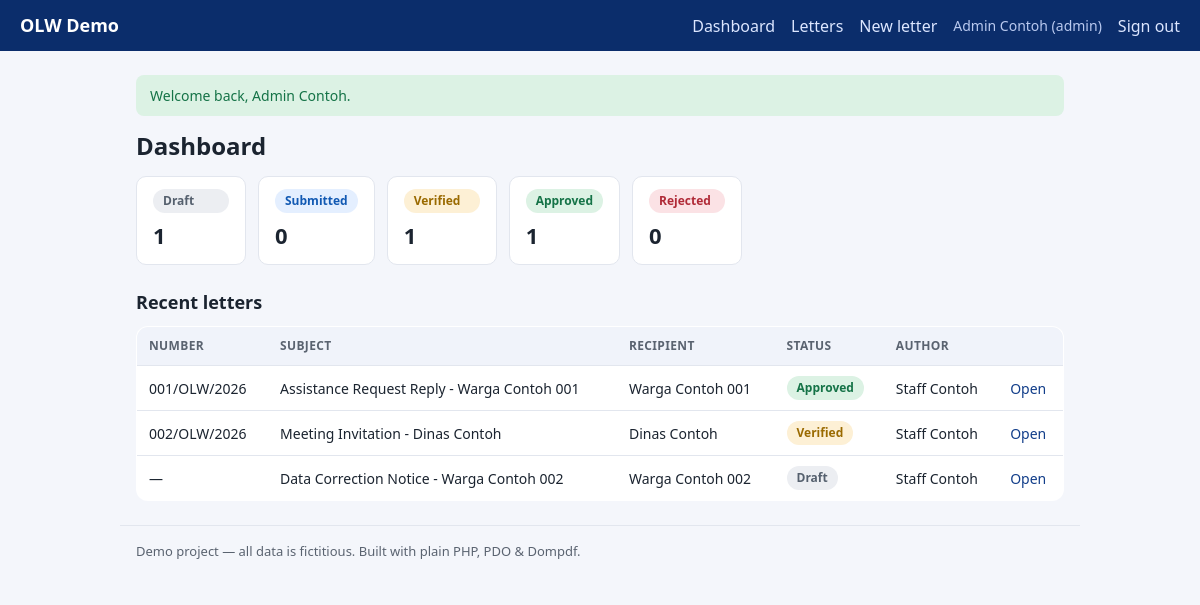
The page / (signed in) on the database its author committed.
### tables this page shows
CREATE TABLE IF NOT EXISTS letters (
    id          INT UNSIGNED NOT NULL AUTO_INCREMENT,
    number      VARCHAR(40)  DEFAULT NULL,
    year        SMALLINT UNSIGNED NOT NULL,
    subject     VARCHAR(200) NOT NULL,
    recipient   VARCHAR(160) NOT NULL,
    body        TEXT         NOT NULL,
    status      ENUM('draft','submitted','verified','approved','rejected') NOT NULL DEFAULT 'draft',
    created_by  INT UNSIGNED NOT NULL,
    created_at  DATETIME     NOT NULL DEFAULT CURRENT_TIMESTAMP,
    updated_at  DATETIME     NOT NULL DEFAULT CURRENT_TIMESTAMP ON UPDATE CURRENT_TIMESTAMP,
    PRIMARY KEY (id),
    UNIQUE KEY uq_letters_number (number),
    KEY idx_letters_status (status),
    KEY idx_letters_created_by (created_by),
    CONSTRAINT fk_letters_user FOREIGN KEY (created_by) REFERENCES users (id)
);

CREATE TABLE IF NOT EXISTS users (
    id            INT UNSIGNED NOT NULL AUTO_INCREMENT,
    name          VARCHAR(120) NOT NULL,
    username      VARCHAR(60)  NOT NULL,
    password_hash VARCHAR(255) NOT NULL,
    role          ENUM('admin','verifikator','staff') NOT NULL DEFAULT 'staff',
    is_active     TINYINT(1)   NOT NULL DEFAULT 1,
    created_at    DATETIME     NOT NULL DEFAULT CURRENT_TIMESTAMP,
    PRIMARY KEY (id),
    UNIQUE KEY uq_users_username (username)
);

### src/helpers.php (called while the page is built, shortened)
<?php
function env(string $key, ?string $default = null): ?string
{
    $value = $_ENV[$key] ?? getenv($key);
    return $value;
}
function e(?string $value): string
{
    return htmlspecialchars((string) $value, ENT_QUOTES | ENT_SUBSTITUTE, 'UTF-8');
}
function take_flashes(): array
{
    $messages = $_SESSION['flash'] ?? [];
    return $messages;
}
function view(string $name, array $data = []): string
{
    $file = dirname(__DIR__) . '/views/' . $name . '.php';
    extract($data, EXTR_SKIP);
    require $file;
    return (string) ob_get_clean();
}
function status_badge(string $status): array
{
    return match ($status) {
        'draft'     => ['Draft', 'badge-gray'],
        'submitted' => ['Submitted', 'badge-blue'],
        'verified'  => ['Verified', 'badge-amber'],
        'approved'  => ['Approved', 'badge-green'],
        'rejected'  => ['Rejected', 'badge-red'],
        default     => [ucfirst($status), 'badge-gray'],
    };
}

### src/Controllers/LetterController.php (called while the page is built, shortened)
<?php
final class LetterController
{
    public static function dashboard(): string
    {
        $letters = Letters::all();
        $counts = ['draft' => 0, 'submitted' => 0, 'verified' => 0, 'approved' => 0, 'rejected' => 0];
        foreach ($letters as $l) {
            $counts[$l['status']] = ($counts[$l['status']] ?? 0) + 1;
        }
        return view('dashboard', [
            'title'   => 'Dashboard',
            'letters' => $letters,
            'counts'  => $counts,
        ]);
    }
}

### src/Database.php (called while the page is built, shortened)
<?php
final class Database
{
    private static ?PDO $pdo = null;
    public static function connection(): PDO
    {
        $host = env('DB_HOST', '127.0.0.1');
        $port = env('DB_PORT', '3306');
        $name = env('DB_NAME', 'olw_demo');
        $user = env('DB_USER', 'root');
        $pass = env('DB_PASS', '');
        $dsn = "mysql:host={$host};port={$port};dbname={$name};charset=utf8mb4";
        try {
            self::$pdo = new PDO($dsn, $user, $pass, [
                PDO::ATTR_ERRMODE            => PDO::ERRMODE_EXCEPTION,
                PDO::ATTR_DEFAULT_FETCH_MODE => PDO::FETCH_ASSOC,
                PDO::ATTR_EMULATE_PREPARES   => false,
            ]);
        } catch (PDOException $e) {
            throw new RuntimeException(
                'Database connection failed. Check your .env settings and that MySQL/MariaDB is running.',
                0,
                $e
            );
        }
        return self::$pdo;
    }
}

### src/Letters.php (called while the page is built, shortened)
<?php
final class Letters
{
    public static function all(): array
    {
        return Database::connection()->query(
            'SELECT l.*, u.name AS author
               FROM letters l JOIN users u ON u.id = l.created_by
              ORDER BY l.created_at DESC'
        )->fetchAll();
    }
}

### src/Auth.php (called while the page is built, shortened)
<?php
final class Auth
{
    public static function check(): bool
    {
        return isset($_SESSION['user']);
    }
    public static function role(): string
    {
        return $_SESSION['user']['role'] ?? '';
    }
    public static function can(string $permission): bool
    {
        return self::check() && Rbac::allows(self::role(), $permission);
    }
}

### src/Rbac.php (called while the page is built, shortened)
<?php
final class Rbac
{
    public static function allows(string $role, string $permission): bool
    {
        return in_array($role, self::MAP[$permission] ?? [], true);
    }
}

### views/dashboard.php (the view, shortened to what this page needs)
<h1>Dashboard</h1>
<div class="stats">
    <?php foreach (['draft','submitted','verified','approved','rejected'] as $s):
        [$label, $cls] = status_badge($s); ?>
        <div class="stat">
            <span class="badge <?= e($cls) ?>"><?= e($label) ?></span>
            <strong><?= (int) ($counts[$s] ?? 0) ?></strong>
        </div>
    <?php endforeach; ?>
</div>
<h2>Recent letters</h2>
<table class="table">
    <thead><tr><th>Number</th><th>Subject</th><th>Recipient</th><th>Status</th><th>Author</th><th></th></tr></thead>
    <tbody>
    <?php foreach ($letters as $l): [$label, $cls] = status_badge($l['status']); ?>
        <tr>
            <td><?= e($l['number'] ?? '—') ?></td>
            <td><?= e($l['subject']) ?></td>
            <td><?= e($l['recipient']) ?></td>
            <td><span class="badge <?= e($cls) ?>"><?= e($label) ?></span></td>
            <td><?= e($l['author']) ?></td>
            <td><a href="/letters/show?id=<?= (int) $l['id'] ?>">Open</a></td>
        </tr>
    <?php endforeach; ?>
    </tbody>
</table>
<?php $content = ob_get_clean();
echo view('layout', ['title' => $title ?? 'Dashboard', 'content' => $content]);

### public/assets/style.css (style rules this page uses)
:root { --navy:#0b2d6b; --navy2:#123e8a; --ink:#1b2430; --muted:#5a6370; --line:#e2e6ee; --bg:#f4f6fb; --white:#fff; --green:#157347; --amber:#9a6a00; --red:#b02a37; --blue:#1159b3; --gray:#55606e; }
* { box-sizing:border-box }
body { margin:0;font-family:system-ui,-apple-system,Segoe UI,Roboto,Arial,sans-serif; color:var(--ink);background:var(--bg);line-height:1.5 }
a { color:var(--navy2);text-decoration:none }
h1 { font-size:24px;margin:0 0 12px }
h2 { font-size:18px;margin:24px 0 10px }
.table { width:100%;border-collapse:collapse;background:#fff;border:1px solid var(--line); border-radius:12px;overflow:hidden }
.table th,.table td { text-align:left;padding:10px 12px;border-bottom:1px solid var(--line);font-size:14px }
.table th { background:#f0f3fa;color:var(--muted);font-size:12px;text-transform:uppercase;letter-spacing:.03em }
.badge { display:inline-block;padding:3px 10px;border-radius:999px;font-size:12px;font-weight:700 }
.badge-gray { background:#eceef2;color:var(--gray) }
.badge-blue { background:#e4efff;color:var(--blue) }
.badge-amber { background:#fdf0d5;color:var(--amber) }
.badge-green { background:#dcf2e4;color:var(--green) }
.badge-red { background:#fbe2e5;color:var(--red) }
.stats { display:flex;gap:12px;flex-wrap:wrap;margin-bottom:8px }
.stat { background:#fff;border:1px solid var(--line);border-radius:10px;padding:12px 16px; display:flex;flex-direction:column;gap:6px;min-width:110px }
.stat strong { font-size:22px }

### rows shown on the page
letters: id "1", number "001/OLW/2026", subject "Assistance Request Reply - Warga Contoh 001", recipient "Warga Contoh 001", label "Approved", created_by.name "Staff Contoh"
letters: number "002/OLW/2026", subject "Meeting Invitation - Dinas Contoh", recipient "Dinas Contoh", label "Verified", created_by.name "Staff Contoh"
letters: number "—", subject "Data Correction Notice - Warga Contoh 002", recipient "Warga Contoh 002", label "Draft", created_by.name "Staff Contoh"

### other values the page prints
$f['message'] "Welcome back, Admin Contoh."
$label "Draft"
$label "Submitted"
$counts[$s] "0"
$label "Verified"
$label "Approved"
$label "Rejected"
